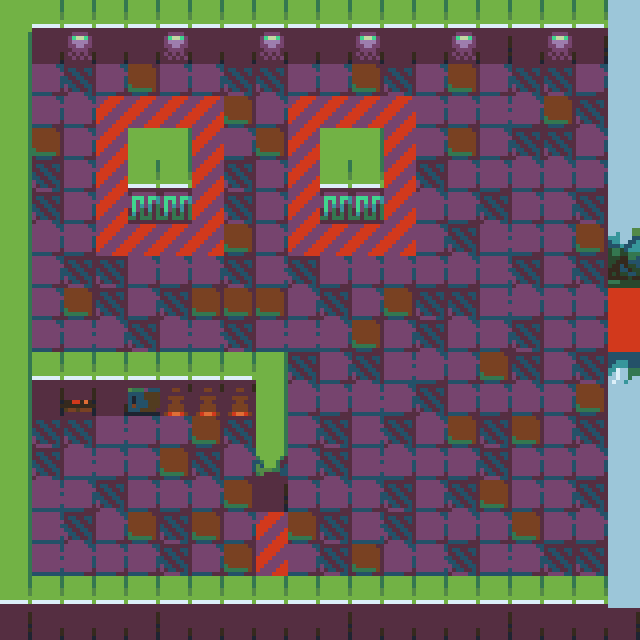

Below is a game level as drawn by its tile map, then a one-line description and the .tmx file that defines it, in full:
An orthogonal 20x20 tile map with 32x32 px tiles, 1 tile layer (map), 1 hidden layer not drawn.

<map version="1.2" tiledversion="1.2.4" orientation="orthogonal" renderorder="left-up" width="20" height="20" tilewidth="32" tileheight="32" infinite="0" nextlayerid="3" nextobjectid="1">
 <tileset firstgid="1" source="map.tsx" />
 <layer id="1" name="map" width="20" height="20">
  <data encoding="csv">
42,44,44,44,44,44,44,44,44,44,44,44,44,44,44,44,44,44,44,1425,
76,84,85,86,87,89,88,90,89,92,88,89,95,96,89,98,96,97,98,1459,
76,460,462,460,459,460,461,462,462,460,460,459,462,460,459,461,462,463,460,1493,
76,460,460,742,742,742,742,459,461,742,742,742,742,460,461,495,460,459,497,1527,
76,459,461,742,154,155,742,460,459,742,154,155,742,460,459,461,462,462,460,1527,
76,462,461,742,188,189,742,462,461,742,188,189,742,462,494,461,460,460,460,1527,
76,462,461,742,222,223,742,462,461,742,222,223,742,460,494,462,460,460,463,1527,
76,494,460,742,742,742,742,459,461,742,742,742,742,460,462,495,460,460,459,1309,
76,460,462,462,461,460,460,462,495,462,460,460,460,460,494,495,462,460,497,1343,
76,461,459,462,461,462,459,459,459,460,462,494,459,462,462,495,460,460,460,743,
76,494,495,494,462,495,495,462,495,495,461,459,461,462,460,460,462,460,460,743,
76,354,355,356,357,358,359,360,362,462,460,462,495,461,461,459,462,460,463,1178,
76,388,389,390,391,392,393,394,362,461,460,495,460,462,460,460,460,460,459,1527,
76,462,462,495,461,461,459,462,396,460,462,495,462,461,459,462,459,460,463,1527,
76,462,495,461,461,459,462,460,430,460,462,495,460,461,460,462,461,460,460,1246,
76,495,460,462,460,460,460,459,464,494,460,460,462,460,462,459,461,460,463,1280,
76,495,462,461,459,462,459,461,742,459,462,495,462,461,460,460,459,460,460,1314,
76,495,460,461,460,462,461,459,742,494,462,459,494,495,462,495,460,496,497,1348,
518,519,520,521,522,523,524,525,526,527,528,529,530,531,531,528,529,530,531,1300,
552,553,554,555,556,557,558,559,560,561,562,563,564,565,565,562,563,564,565,556
</data>
 </layer>
 <layer id="2" name="collision" width="20" height="20" visible="0">
  <data encoding="csv">
743,743,743,743,743,743,743,743,743,743,743,743,743,743,743,743,743,743,743,743,
743,0,0,0,0,0,0,0,0,0,0,0,0,0,0,0,0,0,0,743,
743,0,0,0,0,0,0,0,0,0,0,0,0,0,0,0,0,0,0,743,
743,0,0,0,0,0,0,0,0,0,0,0,0,0,0,0,0,0,0,743,
743,0,0,0,743,743,0,0,0,0,743,743,0,0,0,0,0,0,0,743,
743,0,0,0,743,743,0,0,0,0,743,743,0,0,0,0,0,0,0,743,
743,0,0,0,0,0,0,0,0,0,0,0,0,0,0,0,0,0,0,743,
743,0,0,0,0,0,0,0,0,0,0,0,0,0,0,0,0,0,0,743,
743,0,0,0,0,0,0,0,0,0,0,0,0,0,0,0,0,0,0,0,
743,0,0,0,0,0,0,0,0,0,0,0,0,0,0,0,0,0,0,0,
743,0,0,0,0,0,0,0,0,0,0,0,0,0,0,0,0,0,0,0,
743,743,743,743,743,743,743,743,743,0,0,0,0,0,0,0,0,0,0,743,
743,0,0,0,0,0,0,0,743,0,0,0,0,0,0,0,0,0,0,743,
743,0,0,0,0,0,0,0,743,0,0,0,0,0,0,0,0,0,0,743,
743,0,0,0,0,0,0,0,743,0,0,0,0,0,0,0,0,0,0,743,
743,0,0,0,0,0,0,0,0,0,0,0,0,0,0,0,0,0,0,743,
743,0,0,0,0,0,0,0,0,0,0,0,0,0,0,0,0,0,0,743,
743,0,0,0,0,0,0,0,0,0,0,0,0,0,0,0,0,0,0,743,
743,743,743,743,743,743,743,743,743,743,743,743,743,743,743,743,743,743,743,743,
0,0,0,0,0,0,0,0,0,0,0,0,0,0,0,0,0,0,0,743
</data>
 </layer>
</map>